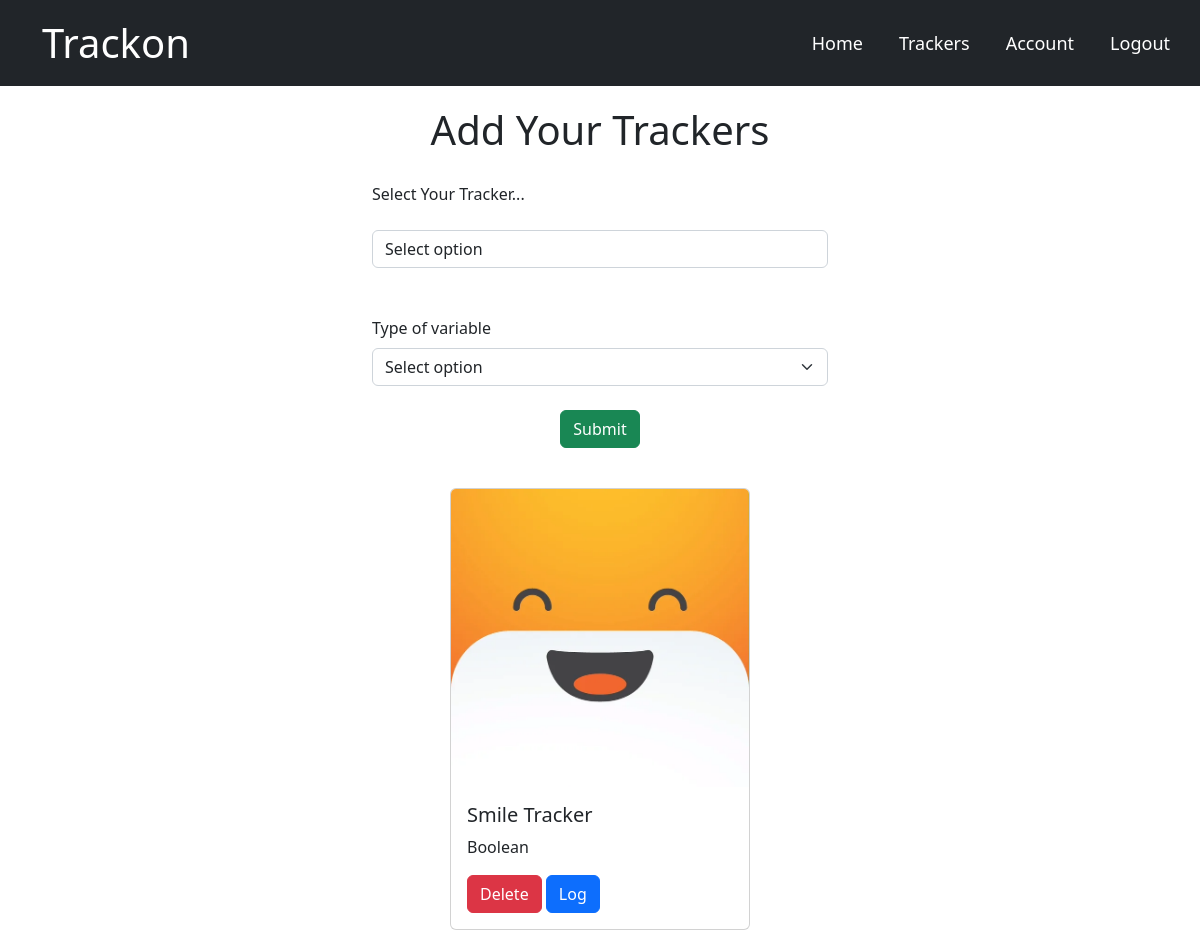
Before: /track (signed in) with the older database file.
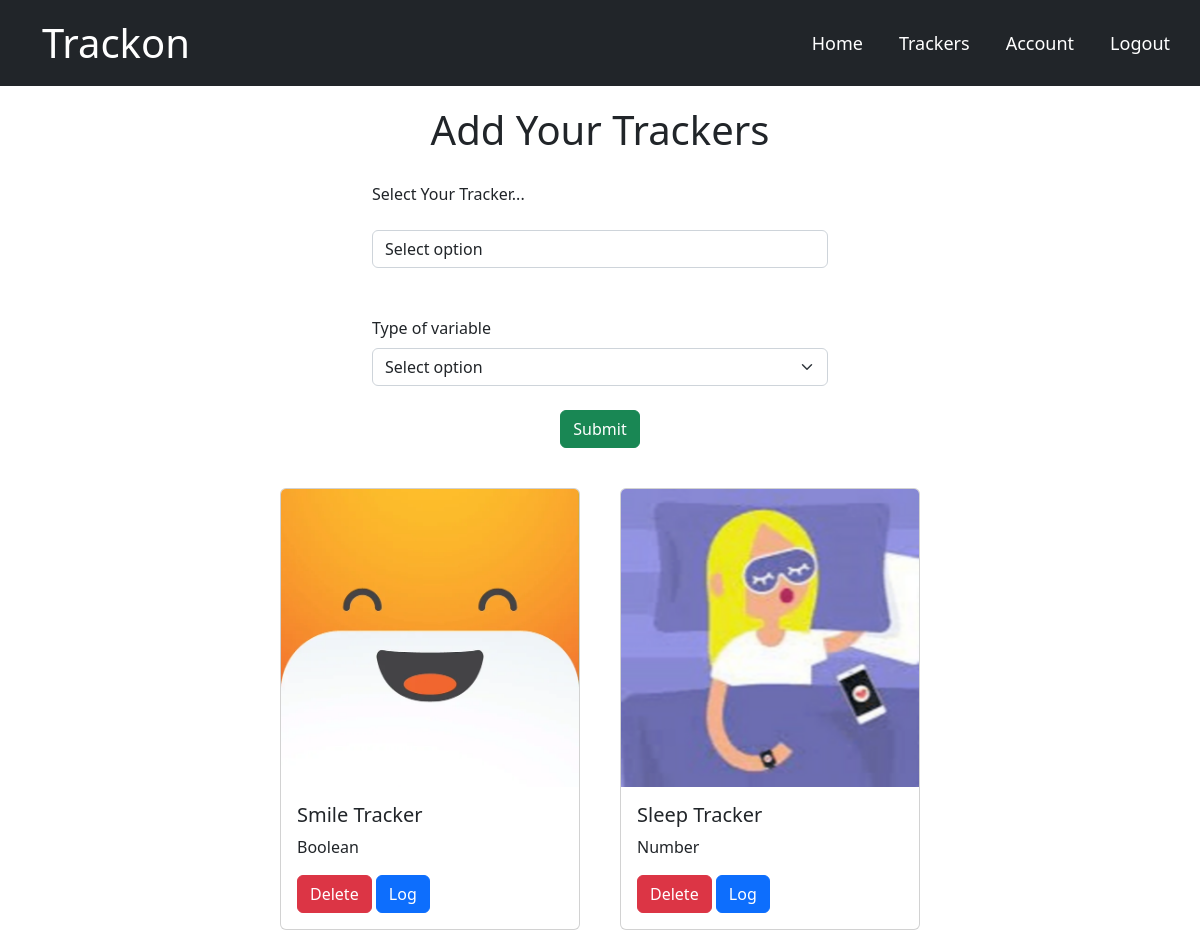
After: the same page with the newer database file.
### main/models.py (models this page shows, shortened)
class Tracker(db.Model):
    sno = db.Column(db.Integer, primary_key=True)
    tracker_name = db.Column(db.String(300), nullable=False)
    task_value_type = db.Column(db.String(20), nullable=False)
    user_id = db.Column(db.Integer, db.ForeignKey('user.id'))
    logs = db.relationship('Inputaken', backref='tracker', lazy=True)

### main/routes.py (the view, shortened to what this page needs)
@app.route("/track", methods=['GET', 'POST'])
@login_required
def track():
    user = User.query.filter_by(id=current_user.id).first()
    outputpage = user.trackers
    outputpage=Tracker.query.filter_by(user_id=current_user.id).all()
    if(len(outputpage) == 0):
        return render_template("track.html", title="Track")
    return render_template('track.html', outpage=outputpage)

### main/models.py (called while the page is built)
@login_manager.user_loader
def load_user(user_id):
    return User.query.get(int(user_id))

### main/templates/track.html (shortened to what this page needs)
{% extends 'base.html' %} {% block content %}
{% if outpage|length <6 %}
 <div class="container track-heading">
  <h1>Add Your Trackers</h1>
  </div>
  <div class="container track-input">
    <form action="/track" method="POST">
      <div class="form">
        <label for="inputState">Select Your Tracker...</label><br /><br />
        <select id="inputState" class="form-control" name="track_variable">
          <option selected>Select option</option>
        </select><br /><br />
        <label for="inputState" class="form-label">Type of variable</label>
        <select id="inputState" class="form-select" name="track_type">
          <option selected>Select option</option>
        </select><br />
        <div class="track-btn">
          <button type="submit" class="btn btn-success">Submit</button>
        </div>
      </div>
    </form>
  </div>
  <div class="container track-card-container">
    {% for inpt in outpage %}
    <div class="card track-card">
      <img class="card-img-top" src="\static\{{inpt.tracker_name}}.png" alt="">
      <div class="card-body">
        <h5 class="card-title">{{inpt.tracker_name}}</h5>
        <p class="card-text">{{inpt.task_value_type}}</p>
        <a href="/track/delete/{{inpt.sno}}" type="button" class="btn btn-danger">Delete</a>
        <a href="/log/{{inpt.sno}}" type="button" class="btn btn-primary">Log</a>
      </div>
    </div>
    {% endfor %}
  </div>
  {% endif %} {% endblock content %}

### main/templates/base.html (shortened to what this page needs)
<!DOCTYPE html>
<html lang="en">
  <head>
    <link
      href="https://cdn.jsdelivr.net/npm/bootstrap@5.2.0-beta1/dist/css/bootstrap.min.css"
      rel="stylesheet"
    />
    <link rel="stylesheet" href="{{ url_for('static',filename='main.css') }}" />
  </head>
  <body>
      <nav class="navbar navbar-expand-lg navbar-dark bg-dark">
        <div class="container-fluid">
        <a class="navbar-brand" href="{{url_for('home')}}">Trackon</a>
          <div class="collapse navbar-collapse" id="navbarNav">
            <ul class="navbar-nav ms-auto">
              <li class="nav-item">
                <a class="nav-link active px-2" href="{{url_for('home')}}" aria-current="page" href="#">Home</a>
              </li>
              {% if current_user.is_authenticated %}
              <li class="nav-item">
                <a class="nav-link px-2" href="{{url_for('track')}}">Trackers</a>
              </li>
              <li class="nav-item">
                <a class="nav-link px-2" href="{{url_for('account')}}">Account</a>
              </li>
              <li class="nav-item">
                <a class="nav-link px-2" href="{{url_for('logout')}}">Logout</a>
              </li>
              {% endif %}
            </ul>
          </div>
      </div>
    </nav>
     {% block content %} {% endblock %}
  </body>
</html>

### main/static/main.css (style rules this page uses)
.track-input { width: 40%; padding-top: 20px; }
.track-heading { text-align: center; padding-top: 20px; }
.track-btn { text-align: center; }
.track-card-container { display: flex; justify-content: center; align-items: center; flex-wrap: wrap; padding-top: 20px; }
.track-card { width:300px; margin: 20px 20px; }
.nav-link { color: white; margin: 10px; font-size: large; }
.navbar-brand { color: white; font-size: 40px; margin-left: 30px; }

Changed rows visible on the page:
added Tracker: tracker_name (picture), tracker_name "Sleep Tracker", task_value_type "Number"
